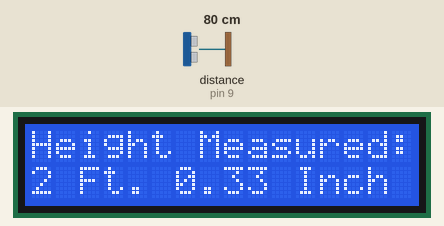
The sketch below on a simulated Arduino Uno, built with avr-gcc and run on an emulated ATmega328P. Shown: 16×2 character LCD. Wiring (inferred from the names in the program): ultrasonic range finder: trigger pin 8; echo pin 9. The test bench sets the inputs (shaded band); at power-on: distance to the obstacle (sensor on pin 9) 80 cm. The echo pulse lasts 58.3 µs per cm.

Above: at 1.2 s.
1.3 s: distance to the obstacle (sensor on pin 9) set to 2 cm
At 2.8 s:
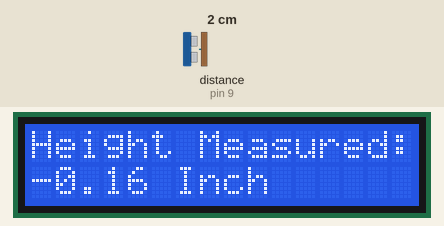
5.4 s: distance to the obstacle (sensor on pin 9) set to 4 cm
At 6.9 s:
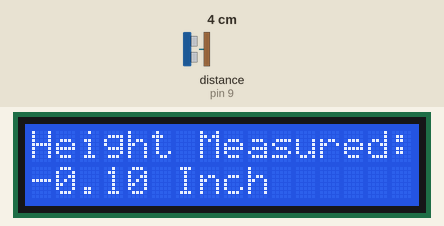
8.6 s: distance to the obstacle (sensor on pin 9) set to 9 cm
At 9.9 s:
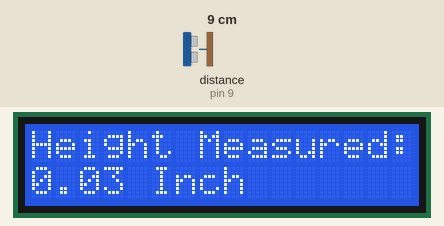
Timing chart, 0 to 11.6 s (numbered marks = the images above; inputs shaded):
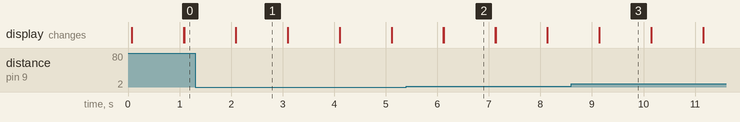

The sketch:

height.ino
```cpp
#include <LiquidCrystal.h>

const int trigger_pin = 8;
const int echo_pin = 9;

LiquidCrystal lcd(12, 11, 5, 4, 3, 2);
int duration;
int distance;

void setup() {
  // put your setup code here, to run once:
  pinMode(trigger_pin, OUTPUT);
  pinMode(echo_pin, INPUT);
  Serial.begin(9600);

  digitalWrite(trigger_pin, LOW);
  digitalWrite(echo_pin, LOW);


  /*LED SETUP */
  lcd.begin(16,2);

  //lcd.setCursor(1,1);
  //lcd.print("testing");

}

void loop() {
   lcd.setCursor(0,0);
   lcd.clear();
  lcd.print("Height Measured: ");
  //
  // put your main code here, to run repeatedly:
   lcd.setCursor(0,1);

   digitalWrite(trigger_pin, HIGH);
   delayMicroseconds(10);
   digitalWrite(trigger_pin, LOW);
   duration = pulseIn(echo_pin, HIGH);

   distance = ( duration * 0.034 ) / 2;
   distance -= 6.5;

   float distance_ft = distance * 0.0328084;
   int df_int = (int)distance_ft;
   double df_dbl = distance_ft - df_int;
   String df_int_str = String(df_int);
   String df_dbl_str = String(df_dbl);
   if(distance_ft < 1)
     lcd.print(String(df_dbl_str + " Inch"));
   else if(distance == 1)
      lcd.print(String(df_int_str + " Foot"));
   else
      lcd.print(String(df_int_str + " Ft. " + df_dbl_str + " Inch"));
   delay(1000);

}
```

Measured:
- after the input at 1.3 s, the display: first differs from a run without the input after 0.79 s (image 1)
- after the input at 5.4 s, the display: first differs from a run without the input after 0.72 s (image 2)
- after the input at 8.6 s, the display: first differs from a run without the input after 0.54 s (image 3)
- what the display in image 1 shows lasts 1.0 s, from 2.1 s to 3.1 s
